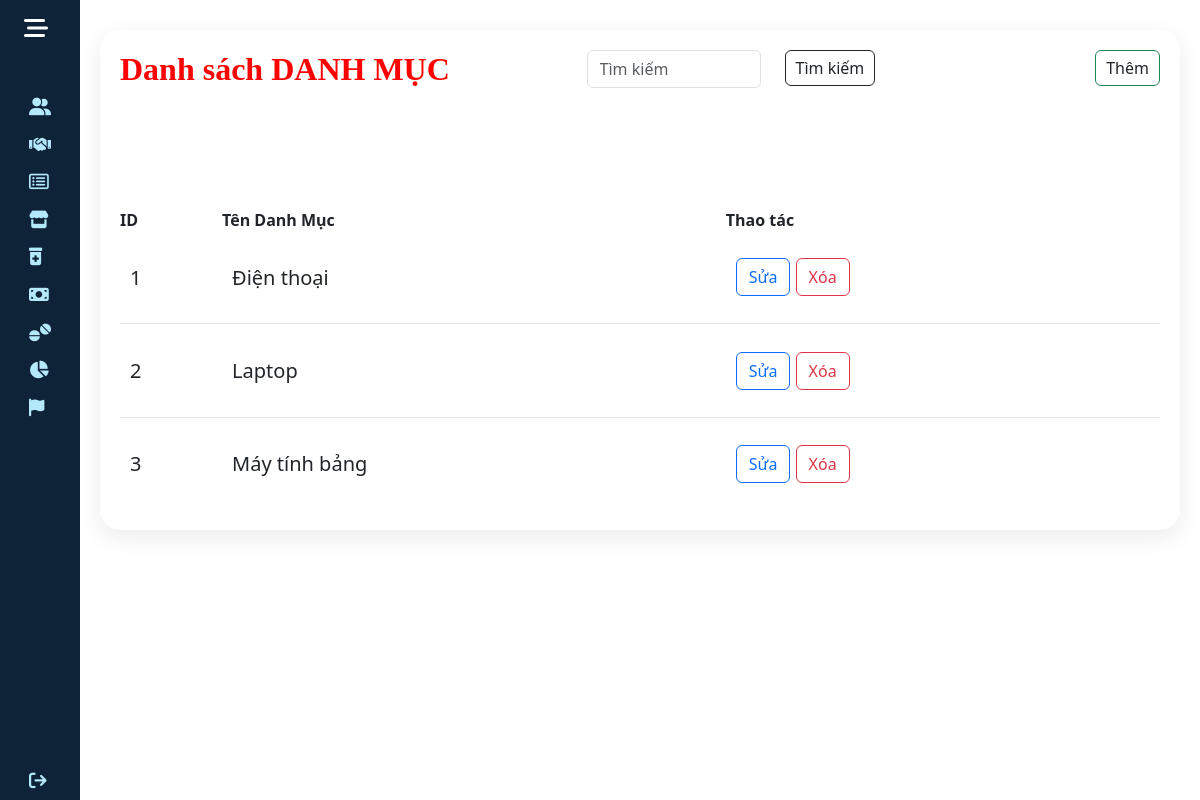
Page /quanly/danh_muc/dmsp.php on the committed database.
### tables this page shows
CREATE TABLE `danh_muc_sp` (
  `DM_ID` int(11) NOT NULL,
  `DM_Ten` varchar(255) NOT NULL
);

### quanly/danh_muc/dmsp.php (the view, shortened to what this page needs)
<?php
    require_once '../blocks/head.php';
    $servername = "localhost";
    $username = "TK_TenDangNhap";
    $password = "TK_MatKhau";
    $dbname = "qlkhohang";
    $connection = new mysqli($servername, $username, $password, $dbname);
    if (isset($_GET['search'])) {
        $search = $_GET['search'];
        $sql = "SELECT * FROM danh_muc_sp WHERE DM_Ten LIKE '%$search%'";
    } else {
        $sql = "SELECT * FROM danh_muc_sp";
    }
    $result = $connection->query($sql);
?>
<!DOCTYPE html>
<html lang="vi">
    <body>
        <div class="wrapper">
            <?php include '../blocks/sidebar.php'; ?>
            <div class="main">
                <div class="tkad">
                    <div class="dstaikhoan">
                        <div class="tktenmuc">
                            <h2>Danh sách DANH MỤC</h2>
                            <form action="" method="GET" class="search-form">
                                <div class="row">
                                    <div class="col">
                                        <input type="text" name="search" class="form-control" placeholder="Tìm kiếm">
                                    </div>
                                    <div class="col">
                                        <button type="submit" class="btn btn-outline-dark">Tìm kiếm</button>
                                    </div>
                                </div>
                            </form>
                            <a href="dmspthem.php" class="btn btn-outline-success">Thêm</a>
                        </div>
                        <table>
                            <thead>
                                <tr>
                                    <th>ID</th>
                                    <th>Tên Danh Mục</th>
                                    <th>Thao tác</th>
                                </tr>
                            </thead>
                            <tbody>
                            <?php while ($row = $result->fetch_assoc()): ?>
                                <tr>
                                    <td><?php echo $row['DM_ID']; ?></td>
                                    <td><?php echo $row['DM_Ten']; ?></td>
                                    <td>
                                        <a href='../danh_muc/dmspsua.php?DM_ID=<?php echo $row['DM_ID']; ?>' class='btn btn-outline-primary'>Sửa</a>
                                        <a href='../danh_muc/dmspxoa.php?DM_ID=<?php echo $row['DM_ID']; ?>' class='btn btn-outline-danger'>Xóa</a>
                                    </td>
                                </tr>
                            <?php endwhile; ?>
                            </tbody>
                        </table>
                    </div>
                </div>
            </div>
        </div>
    </body>
</html>

### quanly/stylead.css (style rules this page uses)
* { margin: 0; padding: 0; box-sizing: border-box; }
.tkad { position: relative; width: 100%; padding: 20px; display: grid; grid-gap: 30px; margin-top: 10px; }
.tkad .dstaikhoan { position: relative; display: grid; min-height: 500px; background: var(--white); padding: 20px; box-shadow: 0 7px 25px rgba(0, 0, 0, 0.08); border-radius: 20px; }
.tkad .tktenmuc { display: flex; justify-content: space-between; align-items: flex-start; }
.tktenmuc h2 { font-family: 'Times New Roman', Times, serif; font-weight: 600; color: red; }
.tktenmuc .btn { position: relative; padding: 5px 10px; background: var(--blue); text-decoration: none; color: var(--white); border-radius: 6px; }
.tkad table { width: 100%; border-collapse: collapse; margin-top: 10px; }
.tkad .dstaikhoan table tr { color: var(--black1); border-bottom: 1px solid rgba(0, 0, 0, 0.1); }
.tkad .dstaikhoan table tr:last-child { border-bottom: none; }
.tkad .dstaikhoan table tr td { padding: 10px; font-size: 20px; }
a { text-decoration: none; }
body { font-family: 'Poppins', sans-serif; }
.wrapper { display: flex; }
.main { display: flex; flex-direction: column; min-height: 100vh; width: 100%; overflow: hidden; transition: all 0.35s ease-in-out; background-color: #fff; min-width: 0; }

### rows in the picture
danh_muc_sp: DM_ID "1", DM_Ten "Điện thoại"
danh_muc_sp: DM_ID "2", DM_Ten "Laptop"
danh_muc_sp: DM_ID "3", DM_Ten "Máy tính bảng"
